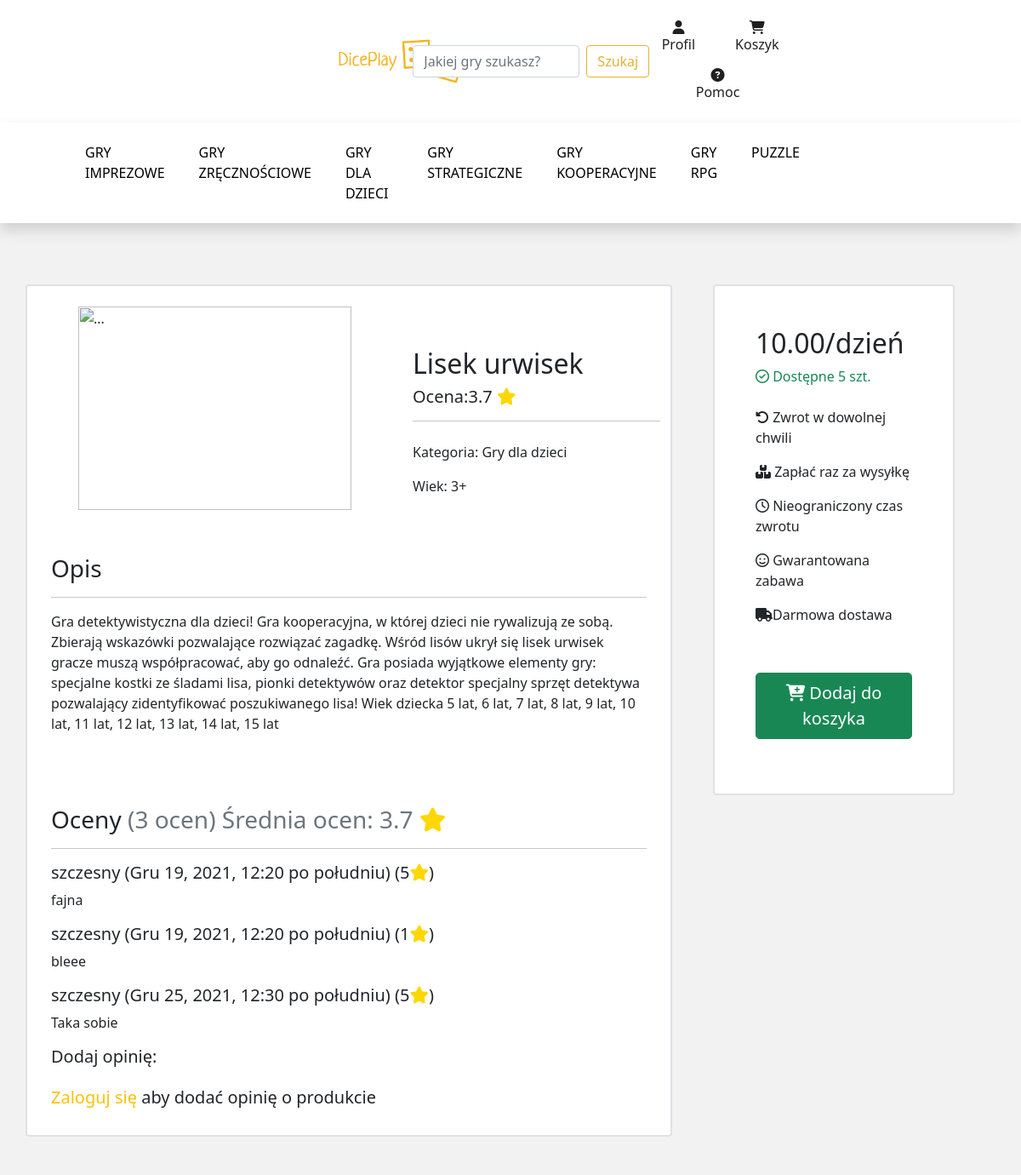
/produkt/9/ (upper part), run on an earlier commit of the app's database.
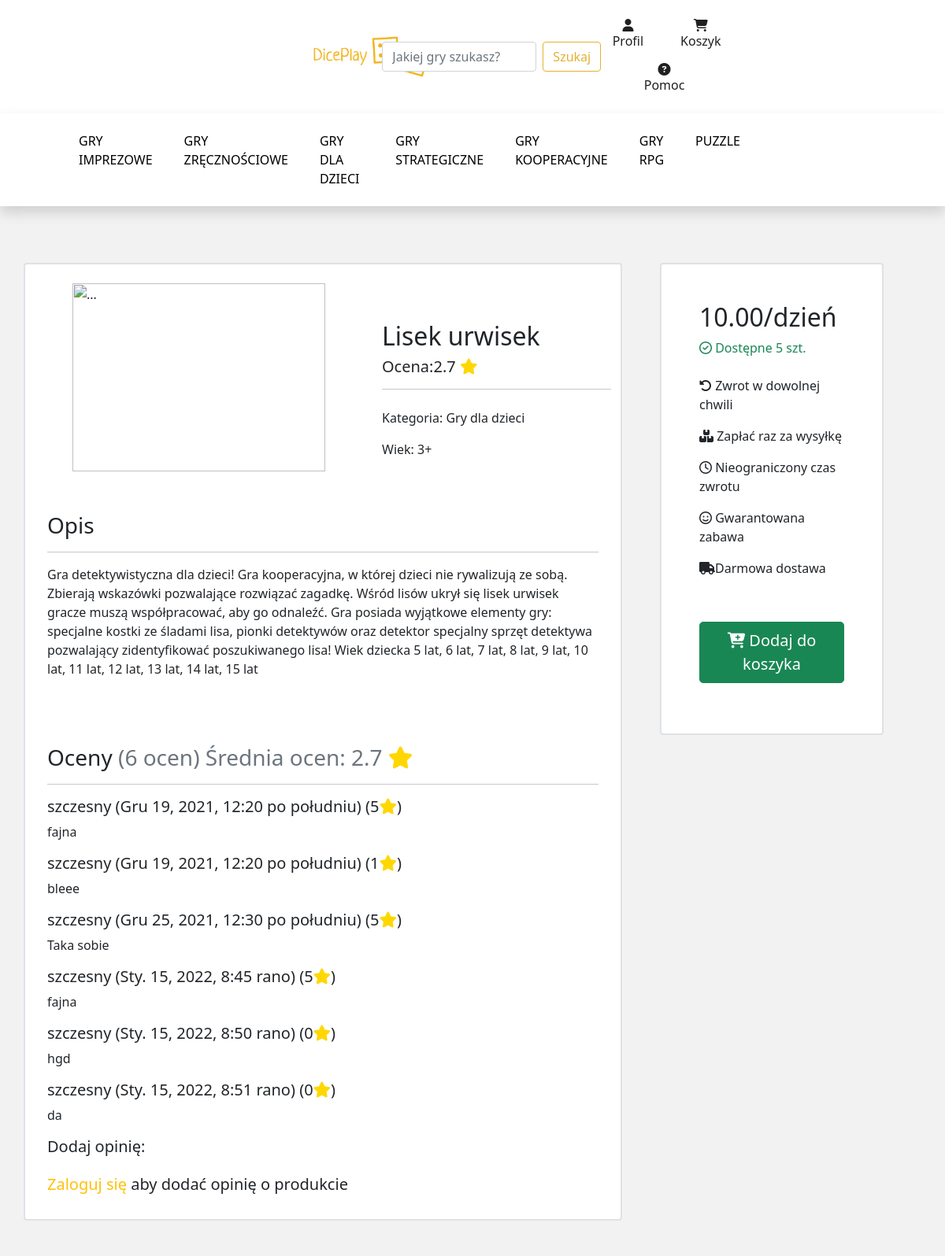
And on a later commit of the database.
### main/models.py (models this page shows, shortened)
class Rating(models.Model):
    user = models.ForeignKey(User, blank=False,  on_delete=models.CASCADE)
    product = models.ForeignKey(Product, on_delete=models.CASCADE)
    text = models.TextField(default="", blank=True)
    stars = models.PositiveSmallIntegerField(default=5)
    created_on = models.DateTimeField(auto_now_add=True)

### main/views.py (the view)
# urls.py: path('produkt/<int:id>/', show_product),
def show_product(request, id):
    show_product = get_object_or_404(Product, pk=id)
    rating = Rating.objects.all().filter(product = show_product)
    rating_count = Rating.objects.filter(product=show_product).count()
    avg_rating= Rating.objects.filter(product=show_product).aggregate(Avg('stars'))
    try:
        avg_rating = round(list(avg_rating.values())[0],1)
    except:
        avg_rating = 0
    amount = show_product.amount
    if amount == 0:
        text = False
    elif amount == 1:
        text = "Została ostatnia sztuka!"
    elif amount > 1:
        text = "Dostępne " + str(show_product.amount) + " szt."
    show_product.amount = text
    return render(request, 'produkt.html', {'show_product': show_product, "rating": rating,"rating_count":rating_count, 'avg_rating':avg_rating})

### main/models.py (called while the page is built)
    def __str__(self):
          return self.category_name

### templates/produkt.html (shortened to what this page needs)
{% extends 'main.html' %}
{% block body %}
{% load static %}
<div class="container my-5">
    <div class="row">
        <div class="col-8 py-4 border border-2 rounded" style="background-color:#fff" >
            <div class="row">
                <div class="col-7">
                    <img src="{{ show_product.image.url }}" class="d-block w-100 px-5" alt="...">
                </div>
                <div class="col pt-5" style="background-color:#fff">
                    <h2>{{show_product.title}}</h2>
                    <h5>Ocena:<span id="stars">{{avg_rating}}</span> <i style="color: gold;" class="fas fa-star"></i></h5>
                    <hr>
                    <p class="pt-2">Kategoria: {{show_product.category}}
                    <p>
                    <p class="">Wiek: 3+</p>
                </div>
            </div>
            <div class="mx-3">
                <div class="py-1">
                    <h3 class="pt-5">Opis</h3>
                    <hr/>
                    {{show_product.description | safe}}
                </div>
                <div class="py-3">
                    <h3 class="pt-5">Oceny <span class="text-secondary">({{rating_count}} ocen)</span>
                    <span class="text-secondary">Średnia ocen: {{avg_rating}}</span> <i style="color: gold;" class="fas fa-star"></i></h3>
                    <hr/>
                    {% for rate in rating %}
                    <div class="">
                        <h5>{{rate.user.username}} ({{rate.created_on}}) ({{rate.stars}}<i style="color: gold;" class="fas fa-star"></i>)</h5>
                        <p>{{rate.text}}</p>
                    </div>
                    {% endfor %}
                    <h5>Dodaj opinię:</h5>
                    </div>
                {% if user.is_authenticated %}
                    <form METHOD="post" action="{% url 'dodajOpinie' %}">
                    {% csrf_token %}
                        <select name="categories">
                            <option value="1">1</option>
                            <option value="2">2</option>
                            <option value="3">3</option>
                            <option value="4">4</option>
                            <option selected="selected" value="5">5</option>
                        </select>
                        <i style="color: gold;" class="fas fa-star"></i>
                        <textarea class="form-control" rows="3" name="dodajOpiniefield"></textarea>
                        <input type="hidden" value="{{show_product.id}}" name="idproduct">
                        <button type="submit" class="btn btn-success mt-3"><i class="fas fa-comment"></i> Opublikuj opinię</button>
                    </form>
                {% else %}
                <h5><a class="text-warning" href="/accounts/login">Zaloguj się</a> aby dodać opinię o produkcie</h5>
                {% endif %}
            </div>
        </div>
        <div class="col mx-5 p-5 border border-2 rounded mb-auto" style="background-color:#fff">
            {% if show_product.amount %}
            <h2>{{show_product.price}}/dzień</h2>
            <p class="text-success mb-4"><i class="far fa-check-circle"></i> {{show_product.amount}}</p>
            <p><i class="fas fa-undo-alt"></i> Zwrot w dowolnej chwili</p>
            <p><i class="fas fa-boxes"></i> Zapłać raz za wysyłkę</p>
            <p><i class="far fa-clock"></i> Nieograniczony czas zwrotu</p>
            <p><i class="far fa-smile"></i> Gwarantowana zabawa</p>
            <p><i class="fas fa-truck float-start pt-1"></i> Darmowa dostawa</p>
            <form class="d-flex pt-3" METHOD="post" action="{% url 'searchid' %}">
                <button type="submit" class="btn btn-success btn-lg btn-block mt-4 "><i class="fas fa-cart-plus"></i> Dodaj do koszyka
                </button>
            </form>
            {% else %}
            <p class="text-secondary"><i class="far fa-times-circle"></i> Produkt niedostpępny</p>
            <button type="button" class="btn btn-secondary btn-lg btn-block"> Poszukaj innych gier</button>
            {% endif %}
        </div>
    </div>
</div>
{% endblock %}

What changed in the data, as far as the page shows it:
added Rating: user.username "szczesny", created_on "Sty. 15, 2022, 8:45 rano", stars "5", text "fajna"
added Rating: user.username "szczesny", created_on "Sty. 15, 2022, 8:50 rano", stars "0", text "hgd"
added Rating: user.username "szczesny", created_on "Sty. 15, 2022, 8:51 rano", stars "0", text "da"
Also different on the page:
{{ avg_rating }}: "3.7" → "2.7"
{{ rating_count }}: "3" → "6"
